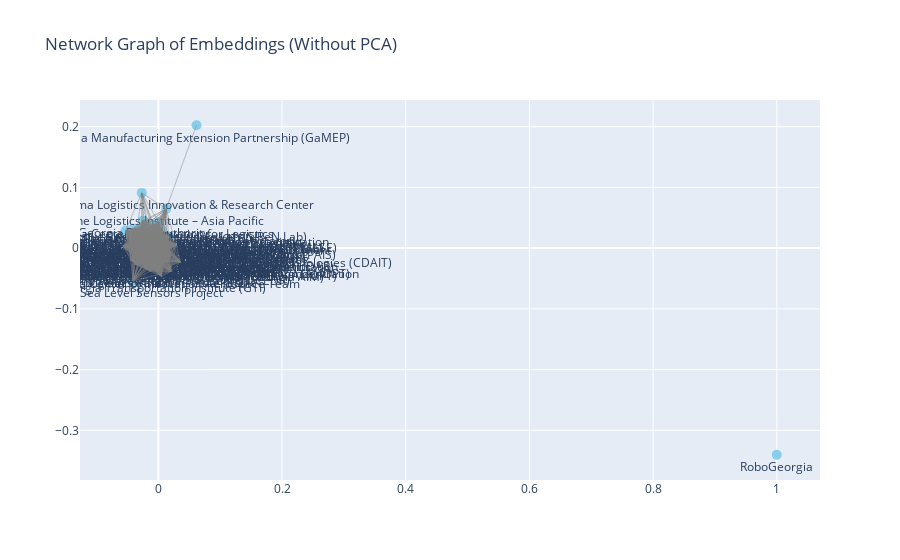

The code cell stored with this chart in its notebook:
### Code cell
fig = go.Figure(data=[node_trace] + edge_trace)
fig.update_layout(title="Network Graph of Embeddings (Without PCA)", showlegend=False)

fig.show()
